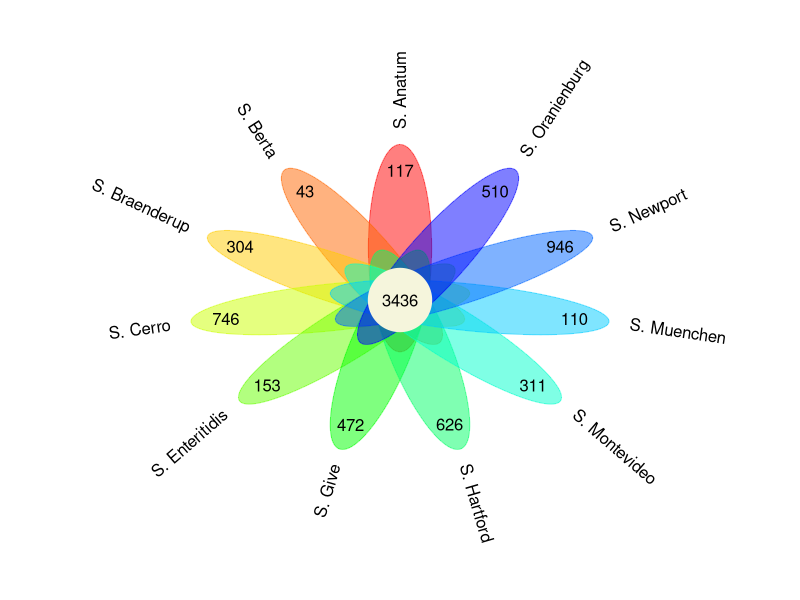

The R source for this figure:
##http://www.cnblogs.com/xudongliang/p/7884667.html-original code for flower plot
##https://www.biostars.org/p/144778/

flower_plot <- function(sample, value, start, a, b,  
                        ellipse_col = rgb(135, 206, 235, 150, max = 255), 
                        circle_col = rgb(0, 162, 214, max = 255),
                        circle_text_cex = 1, labels=labels) {
  par( bty = "n", ann = F, xaxt = "n", yaxt = "n", mar = c(1,1,1,1))
  plot(c(0,10),c(0,10),type="n")
  n   <- length(sample)
  deg <- 360 / n
  res <- lapply(1:n, function(t){
    plotrix::draw.ellipse(x = 5 + cos((start + deg * (t - 1)) * pi / 180), 
                          y = 5 + sin((start + deg * (t - 1)) * pi / 180), 
                          col = ellipse_col,
                          border = ellipse_col,
                          a = a, b = b, angle = deg * (t - 1))
    text(x = 5 + 2.5 * cos((start + deg * (t - 1)) * pi / 180),
         y = 5 + 2.5 * sin((start + deg * (t - 1)) * pi / 180),
         value[t]
    )
    
    if (deg * (t - 1) < 180 && deg * (t - 1) > 0 ) {
      text(x = 5 + 3.3 * cos((start + deg * (t - 1)) * pi / 180),
           y = 5 + 3.3 * sin((start + deg * (t - 1)) * pi / 180),
           sample[t],
           srt = deg * (t - 1) - start,
           adj = 1,
           cex = circle_text_cex
      )
      
    } else {
      text(x = 5 + 3.3 * cos((start + deg * (t - 1)) * pi / 180),
           y = 5 + 3.3 * sin((start + deg * (t - 1)) * pi / 180),
           sample[t],
           srt = deg * (t - 1) + start,
           adj = 0,
           cex = circle_text_cex
      )
    }           
  })
  plotrix::draw.circle(x = 5, y = 5, r = 0.65, col = circle_col, border = circle_col)
  text(x = 5, y = 5, labels=labels)
}


flower_plot2 <- function(sample, value, start, a, b,  
                         ellipse_col = rgb(135, 206, 235, 150, max = 255), 
                         circle_col = rgb(0, 162, 214, max = 255),
                         circle_text_cex = 1, labels=labels) {
  par( bty = "n", ann = F, xaxt = "n", yaxt = "n", mar = c(1,1,1,1))
  plot(c(0,10),c(0,10),type="n")
  n   <- length(sample)
  deg <- 360 / n
  res <- lapply(1:n, function(t){
    ellipse_col <- ellipse_col[t]
    plotrix::draw.ellipse(x = 5 + cos((start + deg * (t - 1)) * pi / 180), 
                          y = 5 + sin((start + deg * (t - 1)) * pi / 180), 
                          col = ellipse_col,
                          border = ellipse_col,
                          a = a, b = b, angle = deg * (t - 1))
    text(x = 5 + 2.5 * cos((start + deg * (t - 1)) * pi / 180),
         y = 5 + 2.5 * sin((start + deg * (t - 1)) * pi / 180),
         value[t]
    )
    
    if (deg * (t - 1) < 180 && deg * (t - 1) > 0 ) {
      text(x = 5 + 3.3 * cos((start + deg * (t - 1)) * pi / 180),
           y = 5 + 3.3 * sin((start + deg * (t - 1)) * pi / 180),
           sample[t],
           srt = deg * (t - 1) - start,
           adj = 1,
           cex = circle_text_cex
      )
      
    } else {
      text(x = 5 + 3.3 * cos((start + deg * (t - 1)) * pi / 180),
           y = 5 + 3.3 * sin((start + deg * (t - 1)) * pi / 180),
           sample[t],
           srt = deg * (t - 1) + start,
           adj = 0,
           cex = circle_text_cex
      )
    }           
  })
  plotrix::draw.circle(x = 5, y = 5, r = 0.45, col = circle_col, border = circle_col )
  
  # tune location by x and y.
  text(x = 5, y = 5, labels=labels)
}



flower_plot2(c(
                 'S. Anatum',
                'S. Berta',
              'S. Braenderup',
                 'S. Cerro','S. Enteritidis',
                'S. Give',
                'S. Hartford',
               'S. Montevideo',
               'S. Muenchen',
                'S. Newport',
                'S. Oranienburg'), 
              c( 117, 43, 304, 746, 153, 472, 626, 311, 110, 946, 510), 90, 0.45, 2, labels="3436",
              ellipse_col = rainbow(15, alpha = 0.5),
             circle_col = "beige")
            
    
